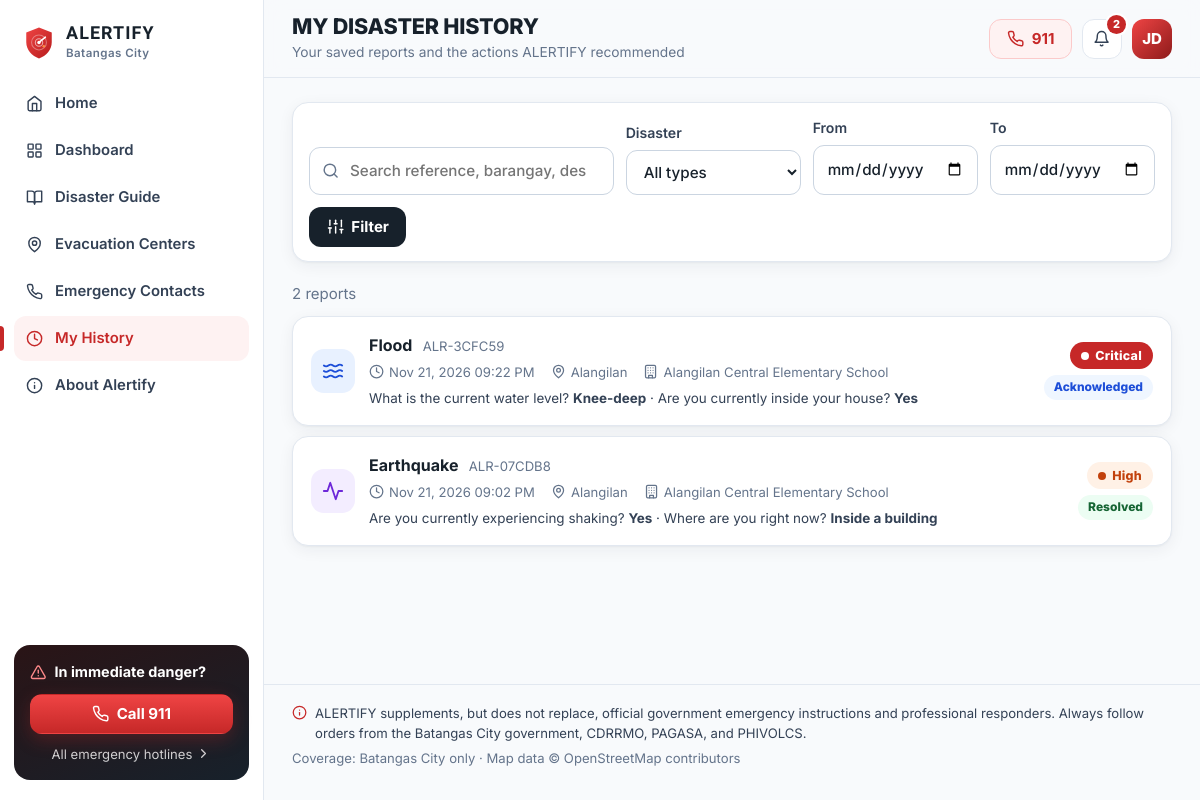
The app's page /history (signed in) with its own data.
### models.py (models this page shows, shortened)
class User(UserMixin, db.Model):
    __tablename__ = "users"
    id = db.Column(db.Integer, primary_key=True)
    full_name = db.Column(db.String(120), nullable=False)
    email = db.Column(db.String(160), unique=True, nullable=False, index=True)
    phone = db.Column(db.String(30))
    barangay = db.Column(db.String(80))
    password_hash = db.Column(db.String(255), nullable=False)
    is_active_account = db.Column(db.Boolean, default=True, nullable=False)
    reset_token = db.Column(db.String(64), index=True)
    reset_expires = db.Column(db.DateTime)
    created_at = db.Column(db.DateTime, default=utcnow)
    last_login = db.Column(db.DateTime)
    reports = db.relationship("DisasterReport", back_populates="user", lazy="dynamic")
    admin_account = db.relationship("AdminAccount", back_populates="user", uselist=False,
                                    foreign_keys="AdminAccount.user_id",
                                    cascade="all, delete-orphan")
    @property
    def is_active(self):  # Flask-Login: blocks deactivated accounts
        return self.is_active_account
    @property
    def is_admin(self):
        return self.admin_account is not None and self.admin_account.active
    @property
    def initials(self):
        parts = [p for p in self.full_name.split() if p]
        return "".join(p[0] for p in parts[:2]).upper() or "U"

class DisasterReport(db.Model):
    __tablename__ = "disaster_reports"
    id = db.Column(db.Integer, primary_key=True)
    reference = db.Column(db.String(16), unique=True, index=True)
    user_id = db.Column(db.Integer, db.ForeignKey("users.id"), index=True)
    guest_token = db.Column(db.String(64), index=True)  # for reports made before login
    category_id = db.Column(db.Integer, db.ForeignKey("disaster_categories.id"), nullable=False)
    answers_json = db.Column(db.Text, default="{}")
    barangay = db.Column(db.String(80))
    latitude = db.Column(db.Float)
    longitude = db.Column(db.Float)
    location_accuracy = db.Column(db.Float)
    location_source = db.Column(db.String(20))  # gps | map_pin | manual
    people_count = db.Column(db.Integer, default=1)
    special_assistance = db.Column(db.String(255))
    description = db.Column(db.Text)
    severity = db.Column(db.String(12))       # low|moderate|high|critical
    severity_score = db.Column(db.Integer)
    flags = db.Column(db.String(255))
    instructions_json = db.Column(db.Text)    # snapshot of what ALERTIFY recommended
    recommended_center_id = db.Column(db.Integer, db.ForeignKey("evacuation_centers.id"))
    recommended_distance_km = db.Column(db.Float)
    status = db.Column(db.String(20), default="active")  # active|acknowledged|responding|resolved|closed
    saved = db.Column(db.Boolean, default=False)
    created_at = db.Column(db.DateTime, default=utcnow, index=True)
    updated_at = db.Column(db.DateTime, default=utcnow, onupdate=utcnow)
    user = db.relationship("User", back_populates="reports")
    category = db.relationship("DisasterCategory")
    recommended_center = db.relationship("EvacuationCenter")
    history = db.relationship("ReportHistory", back_populates="report",
                              order_by="ReportHistory.created_at",
                              cascade="all, delete-orphan")
    @property
    def instructions(self):
        try:
            return json.loads(self.instructions_json or "{}")
        except ValueError:
            return {}

class DisasterCategory(db.Model):
    __tablename__ = "disaster_categories"
    id = db.Column(db.Integer, primary_key=True)
    code = db.Column(db.String(30), unique=True, nullable=False)
    name = db.Column(db.String(60), nullable=False)
    icon = db.Column(db.String(10))
    description = db.Column(db.String(255))
    sort_order = db.Column(db.Integer, default=0)
    active = db.Column(db.Boolean, default=True)

class EvacuationCenter(db.Model):
    __tablename__ = "evacuation_centers"
    id = db.Column(db.Integer, primary_key=True)
    name = db.Column(db.String(200), nullable=False)
    location = db.Column(db.String(200))          # location text exactly as in source
    barangay = db.Column(db.String(80), index=True)
    capacity_families = db.Column(db.Integer)     # None = not provided in source
    capacity_persons = db.Column(db.Integer)
    latitude = db.Column(db.Float)
    longitude = db.Column(db.Float)
    source = db.Column(db.String(200))
    source_note = db.Column(db.String(255))
    verified = db.Column(db.Boolean, default=False)
    verified_at = db.Column(db.DateTime)
    verified_by = db.Column(db.Integer, db.ForeignKey("users.id"))
    hazards = db.Column(db.String(200), default="")
    operational_status = db.Column(db.String(20), default="unknown")  # unknown|open|full|closed
    status_updated_at = db.Column(db.DateTime)
    active = db.Column(db.Boolean, default=True)
    created_at = db.Column(db.DateTime, default=utcnow)
    updated_at = db.Column(db.DateTime, default=utcnow, onupdate=utcnow)

### app.py (the view)
@app.route("/history")
@login_required
def history():
    qry = DisasterReport.query.filter_by(user_id=current_user.id)
    q = request.args.get("q", "").strip()
    cat = request.args.get("category", "")
    dfrom, dto = request.args.get("from", ""), request.args.get("to", "")
    if q:
        like = f"%{q}%"
        qry = qry.filter(or_(DisasterReport.reference.ilike(like), DisasterReport.barangay.ilike(like),
                             DisasterReport.description.ilike(like)))
    if cat:
        qry = qry.join(DisasterCategory).filter(DisasterCategory.code == cat)
    from datetime import datetime
    try:
        if dfrom:
            qry = qry.filter(DisasterReport.created_at >= datetime.strptime(dfrom, "%Y-%m-%d") - PH_OFFSET)
        if dto:
            qry = qry.filter(DisasterReport.created_at < datetime.strptime(dto, "%Y-%m-%d") - PH_OFFSET + timedelta(days=1))
    except ValueError:
        flash("Invalid date filter.", "error")
    reports = qry.order_by(DisasterReport.created_at.desc()).all()
    return render_template("history.html", reports=reports, q=q, cat=cat, dfrom=dfrom, dto=dto)

### app.py (called while the page is built, shortened)
@login_manager.user_loader
def load_user(uid):
    return db.session.get(User, int(uid))

def ph_time(dt, fmt="%b %d, %Y %I:%M %p"):
    return (dt + PH_OFFSET).strftime(fmt) if dt else "—"

def csrf_token():
    if "csrf" not in session:
        session["csrf"] = secrets.token_urlsafe(32)
    return session["csrf"]

@app.before_request
def csrf_protect():
    session.permanent = True

@app.after_request
def security_headers(resp):
    resp.headers.setdefault("X-Content-Type-Options", "nosniff")
    resp.headers.setdefault("X-Frame-Options", "SAMEORIGIN")
    resp.headers.setdefault("Referrer-Policy", "strict-origin-when-cross-origin")
    resp.headers.setdefault("Permissions-Policy", "geolocation=(self)")
    return resp

def visible_notifications(limit=None):
    now = utcnow()
    qry = Notification.query.filter(Notification.active.is_(True),
                                    or_(Notification.expires_at.is_(None), Notification.expires_at > now))
    if current_user.is_authenticated and current_user.barangay:
        qry = qry.filter(or_(Notification.barangay.is_(None), Notification.barangay == "",
                             Notification.barangay == current_user.barangay))
    qry = qry.order_by(Notification.created_at.desc())
    return qry.limit(limit).all() if limit else qry.all()

def unread_ids(notes):
    ids = [n.id for n in notes]
    if not ids:
        return set()
    if current_user.is_authenticated:
        read = {r.notification_id for r in NotificationRead.query.filter(
            NotificationRead.user_id == current_user.id, NotificationRead.notification_id.in_(ids))}
        return set(ids) - read
    seen = session.get("notif_seen", 0)
    return {n.id for n in notes if n.id > seen}

@app.context_processor
def inject_globals():
    notes = visible_notifications(limit=8)
    return {
        "categories": DisasterCategory.query.filter_by(active=True).order_by(DisasterCategory.sort_order).all(),
        "primary_contacts": EmergencyContact.query.filter_by(active=True, is_primary=True)
        .order_by(EmergencyContact.sort_order).all(),
        "nav_notifications": notes,
        "nav_unread": unread_ids(notes),
        "severity_labels": engine.SEVERITY_LABELS,
    }

### models.py (called while the page is built)
def utcnow():
    return datetime.now(timezone.utc).replace(tzinfo=None)

### templates/history.html (shortened to what this page needs)
{% extends "app_layout.html" %}
{% import "_macros.html" as m with context %}
{% block page_title %}MY DISASTER HISTORY{% endblock %}
{% block page_sub %}<p>Your saved reports and the actions ALERTIFY recommended</p>{% endblock %}
{% block content %}
<form class="card filter-bar" method="get">
  <label class="search-field grow">{{ icon('search') }}<input type="search" name="q" value="{{ q }}" placeholder="Search reference, barangay, description"></label>
  <label class="field inline"><span>Disaster</span>
    <select name="category">
      <option value="">All types</option>
    </select>
  </label>
  <label class="field inline"><span>From</span><input type="date" name="from" value="{{ dfrom }}"></label>
  <label class="field inline"><span>To</span><input type="date" name="to" value="{{ dto }}"></label>
  <button class="btn btn-dark" type="submit">{{ icon('sliders') }} Filter</button>
</form>
{% if reports %}
  <p class="muted">{{ reports|length }} report{{ 's' if reports|length != 1 }}</p>
  <div class="history-list">
    {% for r in reports %}
      <a class="history-item" href="{{ url_for('history_detail', ref=r.reference) }}">
        <span class="hz-ic hz-{{ r.category.code }}">{{ icon(r.category.code) }}</span>
        <div class="hi-main">
          <div class="hi-top"><b>{{ r.category.name }}</b> <span class="muted">{{ r.reference }}</span></div>
          <div class="hi-meta">
            <span>{{ icon('clock') }} {{ r.created_at|ph }}</span>
            <span>{{ icon('pin') }} {{ r.barangay or ('%.4f, %.4f'|format(r.latitude, r.longitude) if r.latitude is not none else 'No location') }}</span>
            {% if r.recommended_center %}<span>{{ icon('building') }} {{ r.recommended_center.name }}</span>{% endif %}
          </div>
          {% set ans = r.instructions.answers or [] %}
          {% if ans %}<p class="hi-sit">{% for a in ans[:2] %}{{ a.q }} <b>{{ a.a }}</b>{{ ' · ' if not loop.last }}{% endfor %}</p>{% endif %}
        </div>
        <div class="hi-side">
          {{ m.severity_badge(r.severity) }}
          {{ m.status_badge(r.status) }}
        </div>
      </a>
    {% endfor %}
  </div>
{% endif %}
{% endblock %}

### templates/app_layout.html (shortened to what this page needs)
{% extends "base.html" %}
{% import "_macros.html" as m with context %}
{% set nav = [
  ('index', 'home', 'Home'),
  ('dashboard', 'grid', 'Dashboard'),
  ('guide', 'book', 'Disaster Guide'),
  ('evacuation_centers', 'pin', 'Evacuation Centers'),
  ('contacts', 'phone', 'Emergency Contacts'),
  ('history', 'clock', 'My History'),
  ('about', 'info', 'About Alertify'),
] %}
{% block body_class %}app{% endblock %}
{% block body %}
<div class="shell">
  <aside class="sidebar" id="sidebar" aria-label="Main navigation">
    <a class="brand" href="{{ url_for('index') }}">
      <img src="{{ url_for('static', filename='img/logo.svg') }}" alt="" width="34" height="34">
      <span><b>ALERTIFY</b><small>Batangas City</small></span>
    </a>
    <nav class="side-nav">
      {% for ep, ic, label in nav %}
        <a href="{{ url_for(ep) }}" class="{{ 'active' if request.endpoint and (request.endpoint == ep or request.endpoint.startswith(ep + '_') or (ep == 'history' and request.endpoint == 'history_detail') or (ep == 'guide' and request.endpoint == 'guide_detail')) }}">
          {{ icon(ic) }}<span>{{ label }}</span>
        </a>
      {% endfor %}
    </nav>
    <div class="side-sos">
      <div class="side-sos-title">{{ icon('alert') }} In immediate danger?</div>
      <a class="btn btn-red btn-block" href="tel:911">{{ icon('phone') }} Call 911</a>
      <a class="side-sos-link" href="{{ url_for('contacts') }}">All emergency hotlines {{ icon('chevron') }}</a>
    </div>
  </aside>
  <div class="main-col">
    <header class="topbar">
      <div class="topbar-title">
        <h1>{% block page_title %}{% endblock %}</h1>
        {% block page_sub %}{% endblock %}
      </div>
      <div class="topbar-actions">
        <a class="btn btn-sos hide-sm" href="tel:911">{{ icon('phone') }} 911</a>
        <div class="dropdown">
          <button class="icon-btn" data-dropdown="notif-menu" aria-label="Notifications" aria-haspopup="true">
            {{ icon('bell') }}
            {% if nav_unread %}<span class="dot-count">{{ nav_unread|length }}</span>{% endif %}
          </button>
        </div>
        {% if current_user.is_authenticated %}
          <div class="dropdown">
            <button class="avatar" data-dropdown="user-menu" aria-label="Account menu" aria-haspopup="true">{{ current_user.initials }}</button>
          </div>
        {% else %}
          <a class="btn btn-ghost hide-sm" href="{{ url_for('login', next=request.path) }}">Log in</a>
          <a class="btn btn-dark" href="{{ url_for('register') }}">Sign up</a>
        {% endif %}
      </div>
    </header>
    <main id="main" class="content">
      {% block content %}{% endblock %}
    </main>
    <footer class="app-foot">
      <p>{{ icon('info') }} ALERTIFY supplements, but does not replace, official government emergency instructions and professional responders. Always follow orders from the Batangas City government, CDRRMO, PAGASA, and PHIVOLCS.</p>
      <p class="muted">Coverage: Batangas City only · Map data © OpenStreetMap contributors</p>
    </footer>
  </div>
</div>
{% endblock %}

### templates/_macros.html (shortened to what this page needs)
{% macro severity_badge(sev) %}
  <span class="sev sev-{{ sev }}"><i></i>{{ severity_labels.get(sev, sev)|default(sev) }}</span>
{% endmacro %}
{% macro status_badge(st) %}
  <span class="status status-{{ st }}">{{ st|capitalize }}</span>
{% endmacro %}

### records on screen
User: initials "JD"
DisasterReport: category.name "Flood", reference "ALR-3CFC59", created_at|ph "Nov 21, 2026 09:22 PM", barangay "Alangilan", recommended_center.name "Alangilan Central Elementary School", q "What is the current water level?" "Are you currently inside your house?", a "Knee-deep" "Yes", last "·", get "Critical", status "Acknowledged"
DisasterReport: category.name "Earthquake", reference "ALR-07CDB8", created_at|ph "Nov 21, 2026 09:02 PM", barangay "Alangilan", recommended_center.name "Alangilan Central Elementary School", q "Are you currently experiencing shaking?" "Where are you right now?", a "Yes" "Inside a building", last "·", get "High", status "Resolved"

### other values on screen
{{ label }} "Home" "Dashboard" "Disaster Guide" "Evacuation Centers" "Emergency Contacts" "My History" "About Alertify"
{{ nav_unread|length }} "2"
{{ reports|length }} "2"
{{ 's' if reports|length != 1 }} "s"
